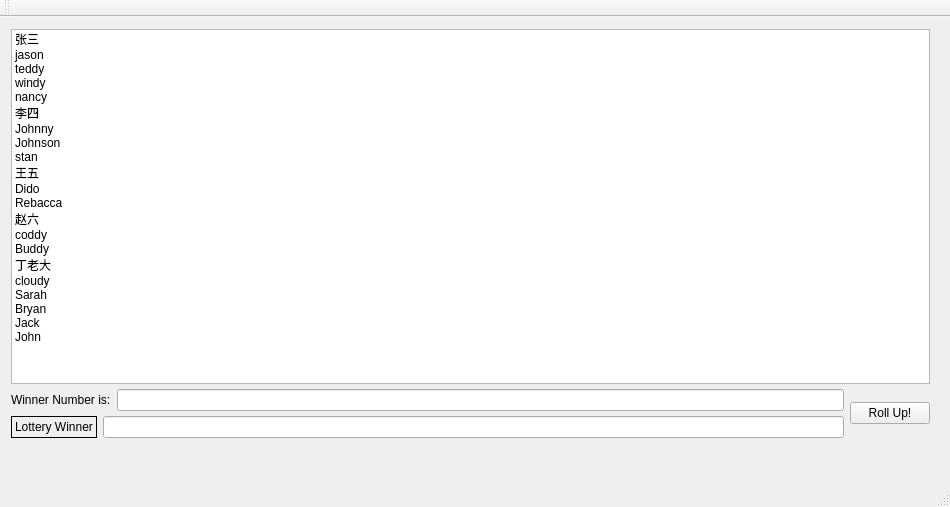
<?xml version="1.0" encoding="UTF-8"?>
<ui version="4.0">
 <class>MainWindow</class>
 <widget class="QMainWindow" name="MainWindow">
  <property name="geometry">
   <rect>
    <x>0</x>
    <y>0</y>
    <width>950</width>
    <height>507</height>
   </rect>
  </property>
  <property name="windowTitle">
   <string>MainWindow</string>
  </property>
  <widget class="QWidget" name="centralWidget">
   <widget class="QWidget" name="">
    <property name="geometry">
     <rect>
      <x>0</x>
      <y>1</y>
      <width>941</width>
      <height>431</height>
     </rect>
    </property>
    <layout class="QVBoxLayout" name="verticalLayout_2">
     <property name="spacing">
      <number>5</number>
     </property>
     <item>
      <widget class="QListWidget" name="listWidget">
       <item>
        <property name="text">
         <string>张三</string>
        </property>
       </item>
       <item>
        <property name="text">
         <string>jason</string>
        </property>
       </item>
       <item>
        <property name="text">
         <string>teddy</string>
        </property>
       </item>
       <item>
        <property name="text">
         <string>windy</string>
        </property>
       </item>
       <item>
        <property name="text">
         <string>nancy</string>
        </property>
       </item>
       <item>
        <property name="text">
         <string>李四</string>
        </property>
       </item>
       <item>
        <property name="text">
         <string>Johnny</string>
        </property>
       </item>
       <item>
        <property name="text">
         <string>Johnson</string>
        </property>
       </item>
       <item>
        <property name="text">
         <string>stan</string>
        </property>
       </item>
       <item>
        <property name="text">
         <string>王五</string>
        </property>
       </item>
       <item>
        <property name="text">
         <string>Dido</string>
        </property>
       </item>
       <item>
        <property name="text">
         <string>Rebacca</string>
        </property>
       </item>
       <item>
        <property name="text">
         <string>赵六</string>
        </property>
       </item>
       <item>
        <property name="text">
         <string>coddy</string>
        </property>
       </item>
       <item>
        <property name="text">
         <string>Buddy</string>
        </property>
       </item>
       <item>
        <property name="text">
         <string>丁老大</string>
        </property>
       </item>
       <item>
        <property name="text">
         <string>cloudy</string>
        </property>
       </item>
       <item>
        <property name="text">
         <string>Sarah</string>
        </property>
       </item>
       <item>
        <property name="text">
         <string>Bryan</string>
        </property>
       </item>
       <item>
        <property name="text">
         <string>Jack</string>
        </property>
       </item>
       <item>
        <property name="text">
         <string>John</string>
        </property>
       </item>
      </widget>
     </item>
     <item>
      <layout class="QHBoxLayout" name="horizontalLayout_3">
       <item>
        <layout class="QVBoxLayout" name="verticalLayout">
         <property name="spacing">
          <number>5</number>
         </property>
         <item>
          <layout class="QHBoxLayout" name="horizontalLayout_2">
           <item>
            <widget class="QLabel" name="label_2">
             <property name="sizePolicy">
              <sizepolicy hsizetype="Preferred" vsizetype="Minimum">
               <horstretch>0</horstretch>
               <verstretch>0</verstretch>
              </sizepolicy>
             </property>
             <property name="lineWidth">
              <number>-1</number>
             </property>
             <property name="text">
              <string>Winner Number is:</string>
             </property>
            </widget>
           </item>
           <item>
            <widget class="QLineEdit" name="lineEdit_Num"/>
           </item>
          </layout>
         </item>
         <item>
          <layout class="QHBoxLayout" name="horizontalLayout">
           <item>
            <widget class="QLabel" name="label">
             <property name="frameShape">
              <enum>QFrame::Panel</enum>
             </property>
             <property name="text">
              <string>Lottery Winner</string>
             </property>
            </widget>
           </item>
           <item>
            <widget class="QLineEdit" name="lineEdit_winner">
             <property name="readOnly">
              <bool>true</bool>
             </property>
            </widget>
           </item>
          </layout>
         </item>
        </layout>
       </item>
       <item>
        <widget class="QPushButton" name="pushButton_Roll_Up">
         <property name="text">
          <string>Roll Up!</string>
         </property>
        </widget>
       </item>
      </layout>
     </item>
    </layout>
   </widget>
  </widget>
  <widget class="QMenuBar" name="menuBar">
   <property name="geometry">
    <rect>
     <x>0</x>
     <y>0</y>
     <width>950</width>
     <height>31</height>
    </rect>
   </property>
  </widget>
  <widget class="QToolBar" name="mainToolBar">
   <attribute name="toolBarArea">
    <enum>TopToolBarArea</enum>
   </attribute>
   <attribute name="toolBarBreak">
    <bool>false</bool>
   </attribute>
  </widget>
  <widget class="QStatusBar" name="statusBar"/>
 </widget>
 <layoutdefault spacing="6" margin="11"/>
 <resources/>
 <connections/>
</ui>
